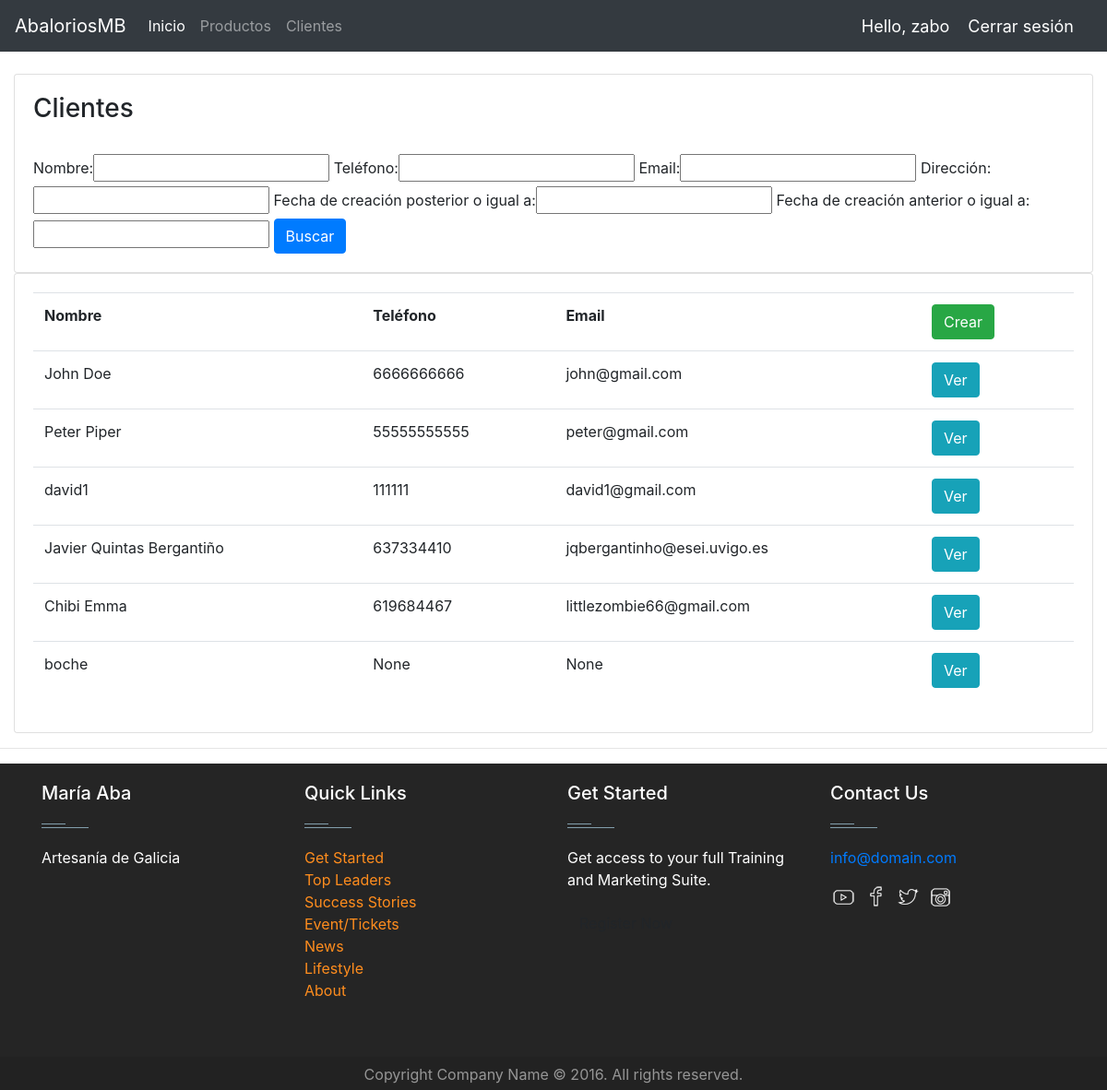
The page /customers/ (signed in) on the database its author committed.
### jewels/models.py (models this page shows, shortened)
class Customer(models.Model):
    user = models.OneToOneField(User, null=True, blank=True, on_delete=models.CASCADE)
    name = models.CharField(max_length=200, null=True)
    phone = models.CharField(max_length=200, null=True)
    email = models.CharField(max_length=200, null=True)
    address = models.CharField(max_length=10000, null=True)
    profile_pic = models.ImageField(default="profile1.jpg", null=True, blank=True)
    date_created = models.DateTimeField(auto_now_add=True, null=True)

### jewels/decorators.py (the view)
        def wrapper_func(request, *args, **kwargs):
            group = None
            if request.user.groups.exists():
                group = request.user.groups.all()[0].name
            if group in allowed_roles:
                return view_func(request, *args, **kwargs)
            else:
                return HttpResponse('You are not authorized to view this page')

### jewels/views.py (called while the page is built)
@login_required(login_url='login')
@allowed_users(allowed_roles=['admin'])
def customers(request):
    customers = Customer.objects.all().order_by('-date_created')
    myFilter = CustomerFilter(request.GET, queryset=Customer.objects.all())
    customers = myFilter.qs
    context = {
        'customers': customers,
        'myFilter': myFilter,
    }
    return render(request, 'jewels/customers.html', context)

### jewels/templates/jewels/customers.html
{% extends 'jewels/main.html' %}
{% block content %}
    <br>
    <div class="container-fluid">
        <div class="row">
            <div class="col-md">
                <div class="card card-body">
                    <h3>Clientes</h3>
                    <br>
                    <form action="" method="get">
                        {{ myFilter.form }}
                        <button class="btn btn-primary" type="submit">Buscar</button>
                    </form>
                </div>
                <div class="card card-body">
                    <table class="table">
                        <tr>
                            <th>Nombre</th>
                            <th>Teléfono</th>
                            <th>Email</th>
                            <th>
                                <a href="{% url 'create_customer' %}">
                                    <button class="btn btn-success float-left" style="margin-right: 10px;">Crear</button>
                                </a>
                            </th>
                        </tr>
                        {% for customer in customers %}
                            <tr>
                                <td>{{ customer.name }}</td>
                                <td>{{ customer.phone }}</td>
                                <td>{{ customer.email }}</td>
                                <td><a href="{% url 'customer' customer.id %}"
                                    class="btn btn-info">Ver</a></td>
                            </tr>
                        {% endfor %}
                    </table>
                </div>
            </div>
        </div>
    </div>
{% endblock content%}

### jewels/templates/jewels/navbar.html (shortened to what this page needs)
{% load static %}
<nav class="navbar navbar-expand-lg navbar-dark bg-dark">
  <a class="navbar-brand" href="{% url 'home' %}">AbaloriosMB</a>
  <div class="collapse navbar-collapse" id="navbarNav">
    <ul class="navbar-nav">
        {% if request.user.is_staff %}
              <li class="nav-item active">
                <a class="nav-link" href="{% url 'home' %}">Inicio</a>
              </li>
              <li class="nav-item">
                <a class="nav-link" href="{% url 'products' %}">Productos</a>
              </li>
              <li class="nav-item">
                  <a class="nav-link" href="{% url 'customers' %}">Clientes</a>
              </li>
        {% else %}
            <li class="nav-item">
                <a href="{% url 'account' %}" class="nav-link">Ajustes</a>
            </li>
        {% endif %}
    </ul>
  </div>
    <span class="hello-msg">Hello, {{ request.user }}</span>
    <span><a class="hello-msg" href="{% url 'logout' %}">Cerrar sesión</a></span>
</nav>

### static/css/main.css (style rules this page uses)
body { background-color: #ebeff5; }
.btn { background-color: #ff8d1e; color:#fff; }

### jewels/templates/jewels/navbar.html (style rules this page uses)
.hello-msg { font-size: 18px; color: white; margin-right: 20px; }

### rows shown on the page
Customer: name "John Doe", phone "6666666666", email "john@gmail.com"
Customer: name "Peter Piper", phone "55555555555", email "peter@gmail.com"
Customer: name "david1", phone "111111", email "david1@gmail.com"
Customer: name "Javier Quintas Bergantiño", phone "637334410", email "jqbergantinho@esei.uvigo.es"
Customer: name "Chibi Emma", phone "619684467", email "littlezombie66@gmail.com"
Customer: name "boche", phone "None", email "None"

### other values the page prints
{{ request.user }} "zabo"
